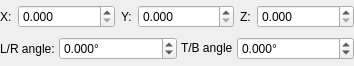
<?xml version="1.0" encoding="UTF-8"?>
<ui version="4.0">
 <class>VectorChooser</class>
 <widget class="QWidget" name="VectorChooser">
  <property name="geometry">
   <rect>
    <x>0</x>
    <y>0</y>
    <width>354</width>
    <height>66</height>
   </rect>
  </property>
  <property name="windowTitle">
   <string>Form</string>
  </property>
  <layout class="QVBoxLayout" name="verticalLayout">
   <property name="spacing">
    <number>4</number>
   </property>
   <property name="margin">
    <number>0</number>
   </property>
   <item>
    <layout class="QHBoxLayout" name="horizontalLayout">
     <property name="spacing">
      <number>6</number>
     </property>
     <item>
      <widget class="QLabel" name="labelX">
       <property name="text">
        <string>X:</string>
       </property>
      </widget>
     </item>
     <item>
      <widget class="QDoubleSpinBox" name="spinboxX">
       <property name="sizePolicy">
        <sizepolicy hsizetype="Expanding" vsizetype="Fixed">
         <horstretch>0</horstretch>
         <verstretch>0</verstretch>
        </sizepolicy>
       </property>
       <property name="decimals">
        <number>3</number>
       </property>
      </widget>
     </item>
     <item>
      <widget class="QLabel" name="labelY">
       <property name="text">
        <string>Y:</string>
       </property>
      </widget>
     </item>
     <item>
      <widget class="QDoubleSpinBox" name="spinBoxY">
       <property name="sizePolicy">
        <sizepolicy hsizetype="Expanding" vsizetype="Fixed">
         <horstretch>0</horstretch>
         <verstretch>0</verstretch>
        </sizepolicy>
       </property>
       <property name="decimals">
        <number>3</number>
       </property>
      </widget>
     </item>
     <item>
      <widget class="QLabel" name="labelZ">
       <property name="text">
        <string>Z:</string>
       </property>
      </widget>
     </item>
     <item>
      <widget class="QDoubleSpinBox" name="spinBoxZ">
       <property name="sizePolicy">
        <sizepolicy hsizetype="Expanding" vsizetype="Fixed">
         <horstretch>0</horstretch>
         <verstretch>0</verstretch>
        </sizepolicy>
       </property>
       <property name="decimals">
        <number>3</number>
       </property>
      </widget>
     </item>
    </layout>
   </item>
   <item>
    <layout class="QHBoxLayout" name="horizontalLayout_2">
     <item>
      <widget class="QLabel" name="labelPhi">
       <property name="text">
        <string>L/R angle:</string>
       </property>
      </widget>
     </item>
     <item>
      <widget class="QDoubleSpinBox" name="spinBoxPhi">
       <property name="sizePolicy">
        <sizepolicy hsizetype="Expanding" vsizetype="Fixed">
         <horstretch>0</horstretch>
         <verstretch>0</verstretch>
        </sizepolicy>
       </property>
       <property name="suffix">
        <string>°</string>
       </property>
       <property name="decimals">
        <number>3</number>
       </property>
       <property name="minimum">
        <double>-180.000000000000000</double>
       </property>
       <property name="maximum">
        <double>180.000000000000000</double>
       </property>
      </widget>
     </item>
     <item>
      <widget class="QLabel" name="labelTheta">
       <property name="sizePolicy">
        <sizepolicy hsizetype="Preferred" vsizetype="Fixed">
         <horstretch>0</horstretch>
         <verstretch>0</verstretch>
        </sizepolicy>
       </property>
       <property name="text">
        <string>T/B angle</string>
       </property>
       <property name="textFormat">
        <enum>Qt::AutoText</enum>
       </property>
       <property name="wordWrap">
        <bool>true</bool>
       </property>
      </widget>
     </item>
     <item>
      <widget class="QDoubleSpinBox" name="spinBoxTheta">
       <property name="sizePolicy">
        <sizepolicy hsizetype="Expanding" vsizetype="Fixed">
         <horstretch>0</horstretch>
         <verstretch>0</verstretch>
        </sizepolicy>
       </property>
       <property name="suffix">
        <string>°</string>
       </property>
       <property name="decimals">
        <number>3</number>
       </property>
       <property name="minimum">
        <double>-90.000000000000000</double>
       </property>
       <property name="maximum">
        <double>90.000000000000000</double>
       </property>
      </widget>
     </item>
    </layout>
   </item>
  </layout>
 </widget>
 <resources/>
 <connections/>
</ui>
